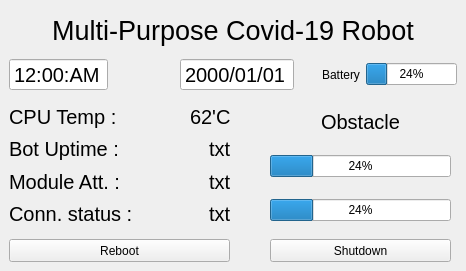
<?xml version="1.0" encoding="UTF-8"?>
<ui version="4.0">
 <class>Form</class>
 <widget class="QWidget" name="Form">
  <property name="geometry">
   <rect>
    <x>0</x>
    <y>0</y>
    <width>466</width>
    <height>271</height>
   </rect>
  </property>
  <property name="windowTitle">
   <string>Form</string>
  </property>
  <widget class="QPushButton" name="shutdown_btn_2">
   <property name="geometry">
    <rect>
     <x>9</x>
     <y>239</y>
     <width>221</width>
     <height>23</height>
    </rect>
   </property>
   <property name="text">
    <string>Reboot</string>
   </property>
  </widget>
  <widget class="QPushButton" name="shutdown_btn">
   <property name="geometry">
    <rect>
     <x>270</x>
     <y>239</y>
     <width>181</width>
     <height>23</height>
    </rect>
   </property>
   <property name="text">
    <string>Shutdown</string>
   </property>
  </widget>
  <widget class="QWidget" name="">
   <property name="geometry">
    <rect>
     <x>9</x>
     <y>9</y>
     <width>448</width>
     <height>82</height>
    </rect>
   </property>
   <layout class="QVBoxLayout" name="verticalLayout_2">
    <item>
     <widget class="QLabel" name="label">
      <property name="font">
       <font>
        <pointsize>20</pointsize>
       </font>
      </property>
      <property name="text">
       <string>Multi-Purpose Covid-19 Robot</string>
      </property>
      <property name="alignment">
       <set>Qt::AlignCenter</set>
      </property>
     </widget>
    </item>
    <item>
     <layout class="QHBoxLayout" name="horizontalLayout_6">
      <item>
       <widget class="QTimeEdit" name="timeEdit">
        <property name="font">
         <font>
          <pointsize>15</pointsize>
         </font>
        </property>
        <property name="frame">
         <bool>true</bool>
        </property>
        <property name="readOnly">
         <bool>true</bool>
        </property>
        <property name="buttonSymbols">
         <enum>QAbstractSpinBox::NoButtons</enum>
        </property>
        <property name="displayFormat">
         <string>hh:mm:A</string>
        </property>
       </widget>
      </item>
      <item>
       <spacer name="horizontalSpacer_3">
        <property name="orientation">
         <enum>Qt::Horizontal</enum>
        </property>
        <property name="sizeHint" stdset="0">
         <size>
          <width>40</width>
          <height>20</height>
         </size>
        </property>
       </spacer>
      </item>
      <item>
       <widget class="QDateEdit" name="dateEdit">
        <property name="font">
         <font>
          <pointsize>15</pointsize>
         </font>
        </property>
        <property name="readOnly">
         <bool>true</bool>
        </property>
        <property name="buttonSymbols">
         <enum>QAbstractSpinBox::NoButtons</enum>
        </property>
        <property name="displayFormat">
         <string>yyyy/MM/dd</string>
        </property>
       </widget>
      </item>
      <item>
       <spacer name="horizontalSpacer">
        <property name="orientation">
         <enum>Qt::Horizontal</enum>
        </property>
        <property name="sizeType">
         <enum>QSizePolicy::Fixed</enum>
        </property>
        <property name="sizeHint" stdset="0">
         <size>
          <width>22</width>
          <height>20</height>
         </size>
        </property>
       </spacer>
      </item>
      <item>
       <layout class="QHBoxLayout" name="horizontalLayout_2">
        <item>
         <widget class="QLabel" name="batt_lbl">
          <property name="text">
           <string>Battery</string>
          </property>
         </widget>
        </item>
        <item>
         <widget class="QProgressBar" name="battery_bar">
          <property name="value">
           <number>24</number>
          </property>
         </widget>
        </item>
       </layout>
      </item>
     </layout>
    </item>
   </layout>
  </widget>
  <widget class="QWidget" name="">
   <property name="geometry">
    <rect>
     <x>9</x>
     <y>103</y>
     <width>222</width>
     <height>124</height>
    </rect>
   </property>
   <layout class="QVBoxLayout" name="verticalLayout">
    <item>
     <layout class="QHBoxLayout" name="horizontalLayout">
      <item>
       <widget class="QLabel" name="cpu_temp_lbl">
        <property name="font">
         <font>
          <pointsize>15</pointsize>
         </font>
        </property>
        <property name="text">
         <string>CPU Temp : </string>
        </property>
       </widget>
      </item>
      <item>
       <spacer name="horizontalSpacer_2">
        <property name="orientation">
         <enum>Qt::Horizontal</enum>
        </property>
        <property name="sizeHint" stdset="0">
         <size>
          <width>40</width>
          <height>20</height>
         </size>
        </property>
       </spacer>
      </item>
      <item>
       <widget class="QLabel" name="cpu_temp_val">
        <property name="font">
         <font>
          <pointsize>15</pointsize>
         </font>
        </property>
        <property name="text">
         <string>62'C</string>
        </property>
       </widget>
      </item>
     </layout>
    </item>
    <item>
     <layout class="QHBoxLayout" name="horizontalLayout_3">
      <item>
       <widget class="QLabel" name="bot_uptime_lbl">
        <property name="font">
         <font>
          <pointsize>15</pointsize>
         </font>
        </property>
        <property name="text">
         <string>Bot Uptime : </string>
        </property>
       </widget>
      </item>
      <item>
       <spacer name="horizontalSpacer_4">
        <property name="orientation">
         <enum>Qt::Horizontal</enum>
        </property>
        <property name="sizeHint" stdset="0">
         <size>
          <width>40</width>
          <height>20</height>
         </size>
        </property>
       </spacer>
      </item>
      <item>
       <widget class="QLabel" name="bot_uptim_val">
        <property name="font">
         <font>
          <pointsize>15</pointsize>
         </font>
        </property>
        <property name="text">
         <string>txt</string>
        </property>
       </widget>
      </item>
     </layout>
    </item>
    <item>
     <layout class="QHBoxLayout" name="horizontalLayout_5">
      <item>
       <widget class="QLabel" name="module_lbl">
        <property name="font">
         <font>
          <pointsize>15</pointsize>
         </font>
        </property>
        <property name="text">
         <string>Module Att. : </string>
        </property>
       </widget>
      </item>
      <item>
       <spacer name="horizontalSpacer_5">
        <property name="orientation">
         <enum>Qt::Horizontal</enum>
        </property>
        <property name="sizeHint" stdset="0">
         <size>
          <width>40</width>
          <height>20</height>
         </size>
        </property>
       </spacer>
      </item>
      <item>
       <widget class="QLabel" name="module_val">
        <property name="font">
         <font>
          <pointsize>15</pointsize>
         </font>
        </property>
        <property name="text">
         <string>txt</string>
        </property>
       </widget>
      </item>
     </layout>
    </item>
    <item>
     <layout class="QHBoxLayout" name="horizontalLayout_4">
      <item>
       <widget class="QLabel" name="conn_sts_lbl">
        <property name="font">
         <font>
          <pointsize>15</pointsize>
         </font>
        </property>
        <property name="text">
         <string>Conn. status : </string>
        </property>
       </widget>
      </item>
      <item>
       <spacer name="horizontalSpacer_6">
        <property name="orientation">
         <enum>Qt::Horizontal</enum>
        </property>
        <property name="sizeHint" stdset="0">
         <size>
          <width>40</width>
          <height>20</height>
         </size>
        </property>
       </spacer>
      </item>
      <item>
       <widget class="QLabel" name="conn_sts_val">
        <property name="font">
         <font>
          <pointsize>15</pointsize>
         </font>
        </property>
        <property name="text">
         <string>txt</string>
        </property>
       </widget>
      </item>
     </layout>
    </item>
   </layout>
  </widget>
  <widget class="QWidget" name="">
   <property name="geometry">
    <rect>
     <x>270</x>
     <y>110</y>
     <width>181</width>
     <height>111</height>
    </rect>
   </property>
   <layout class="QVBoxLayout" name="verticalLayout_3">
    <item>
     <widget class="QLabel" name="conn_sts_lbl_2">
      <property name="font">
       <font>
        <pointsize>15</pointsize>
       </font>
      </property>
      <property name="text">
       <string>Obstacle</string>
      </property>
      <property name="alignment">
       <set>Qt::AlignCenter</set>
      </property>
     </widget>
    </item>
    <item>
     <spacer name="verticalSpacer_2">
      <property name="orientation">
       <enum>Qt::Vertical</enum>
      </property>
      <property name="sizeHint" stdset="0">
       <size>
        <width>20</width>
        <height>40</height>
       </size>
      </property>
     </spacer>
    </item>
    <item>
     <widget class="QProgressBar" name="progressBar">
      <property name="value">
       <number>24</number>
      </property>
     </widget>
    </item>
    <item>
     <spacer name="verticalSpacer_3">
      <property name="orientation">
       <enum>Qt::Vertical</enum>
      </property>
      <property name="sizeHint" stdset="0">
       <size>
        <width>20</width>
        <height>40</height>
       </size>
      </property>
     </spacer>
    </item>
    <item>
     <widget class="QProgressBar" name="progressBar_2">
      <property name="value">
       <number>24</number>
      </property>
     </widget>
    </item>
   </layout>
  </widget>
 </widget>
 <resources/>
 <connections/>
</ui>
